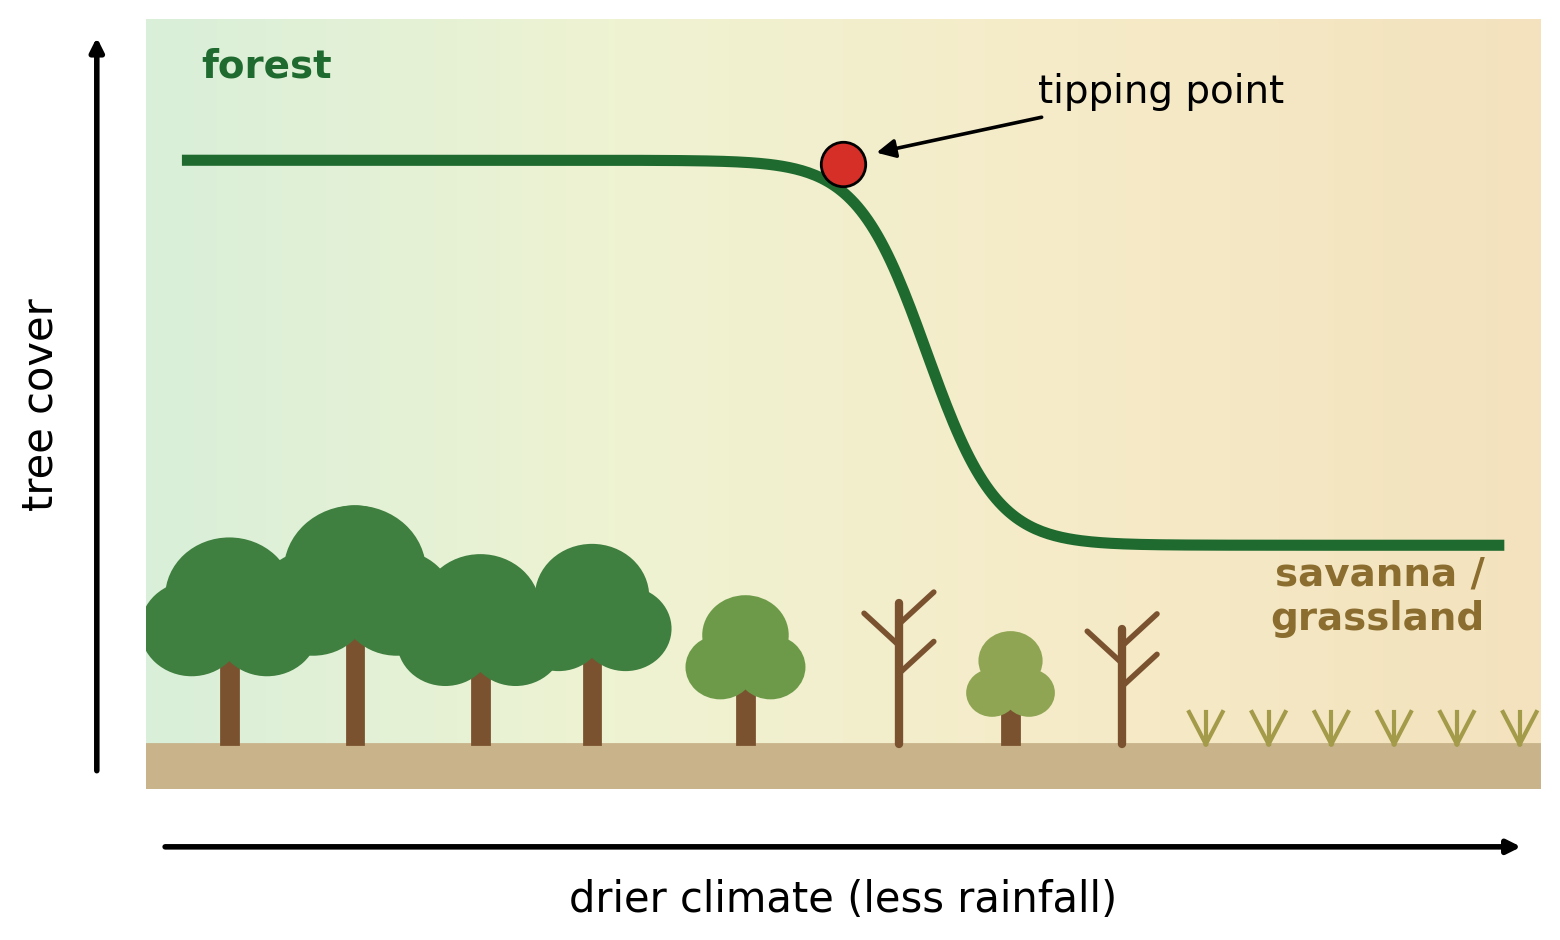

Python code for this plot:
"""Schematic of an ecosystem tipping point: tree cover collapses abruptly as
the climate gets drier (forest -> savanna/grassland). Own drawing.
Output: tipping-schematic.png
"""
import os
import numpy as np
import matplotlib
matplotlib.use("Agg")
import matplotlib.pyplot as plt
from matplotlib.patches import Circle, Rectangle, Polygon
from matplotlib.colors import LinearSegmentedColormap

here = os.path.dirname(os.path.abspath(__file__))
fig, ax = plt.subplots(figsize=(9, 5))
ax.set_xlim(0, 10); ax.set_ylim(0, 6)

# background: lush green (wet) to sandy (dry)
bg = LinearSegmentedColormap.from_list("bg", ["#d9efd9", "#eef3d2", "#f6ebc8", "#f3e2bd"])
ax.imshow(np.linspace(0, 1, 256)[None, :], extent=(0, 10, 0, 6), cmap=bg, aspect="auto", zorder=0)
ax.add_patch(Rectangle((0, 0), 10, 0.35, color="#c8b38a", zorder=1))  # ground


def tree(x, h, crown, col="#3f7f3f"):
    ax.add_patch(Rectangle((x - 0.06, 0.35), 0.12, h, color="#7a5230", zorder=2))
    for dx, dy, r in [(0, h + 0.15, crown), (-0.6 * crown, h - 0.1, 0.8 * crown),
                      (0.6 * crown, h - 0.1, 0.8 * crown), (0, h + 0.55 * crown, 0.75 * crown)]:
        ax.add_patch(Circle((x + dx, 0.35 + dy), r, color=col, zorder=3))


def dead_tree(x, h):
    ax.plot([x, x], [0.35, 0.35 + h], color="#7a5230", lw=3, zorder=2, solid_capstyle="round")
    for s, y0 in [(1, 0.5), (-1, 0.7), (1, 0.85)]:
        ax.plot([x, x + 0.25 * s], [0.35 + y0 * h, 0.35 + y0 * h + 0.25], color="#7a5230",
                lw=2, zorder=2, solid_capstyle="round")


def grass(x):
    for a in (-0.12, 0, 0.12):
        ax.plot([x, x + a], [0.35, 0.6], color="#a39a4a", lw=1.5, zorder=2)


for x, h, c in [(0.6, 1.0, 0.45), (1.5, 1.2, 0.5), (2.4, 0.9, 0.42), (3.2, 1.0, 0.4)]:
    tree(x, h, c)
tree(4.3, 0.7, 0.3, "#6d9a48")
dead_tree(5.4, 1.1)
tree(6.2, 0.5, 0.22, "#8fa553")
dead_tree(7.0, 0.9)
for x in np.arange(7.6, 9.9, 0.45):
    grass(x)

# state curve: tree cover vs dryness
x = np.linspace(0.3, 9.7, 400)
y = 1.9 + 3.0 / (1 + np.exp(4.0 * (x - 5.6)))
ax.plot(x, y, color="#1f6b2f", lw=4, zorder=4)
# tipping point marker on the steep part
xt = 5.0; yt = 1.9 + 3.0 / (1 + np.exp(4.0 * (xt - 5.6)))
ax.plot(xt, yt + 0.22, "o", ms=16, mfc="#d62f27", mec="black", zorder=5)
ax.annotate("tipping point", xy=(5.2, 4.95), xytext=(6.4, 5.35), fontsize=14,
            arrowprops=dict(arrowstyle="-|>", color="black", lw=1.3), zorder=6)

ax.annotate("", xy=(9.9, -0.45), xytext=(0.1, -0.45), annotation_clip=False,
            arrowprops=dict(arrowstyle="-|>", color="black", lw=2))
ax.text(5, -0.95, "drier climate (less rainfall)", ha="center", fontsize=15)
ax.annotate("", xy=(-0.35, 5.9), xytext=(-0.35, 0.1), annotation_clip=False,
            arrowprops=dict(arrowstyle="-|>", color="black", lw=2))
ax.text(-0.75, 3, "tree cover", rotation=90, va="center", ha="center", fontsize=15)
ax.text(0.4, 5.55, "forest", fontsize=14, color="#1f6b2f", fontweight="bold")
ax.text(9.6, 1.25, "savanna /\ngrassland", fontsize=14, color="#8a6d2f", fontweight="bold", ha="right")
ax.axis("off")
fig.savefig(os.path.join(here, "tipping-schematic.png"), dpi=200, bbox_inches="tight")
print("done")
